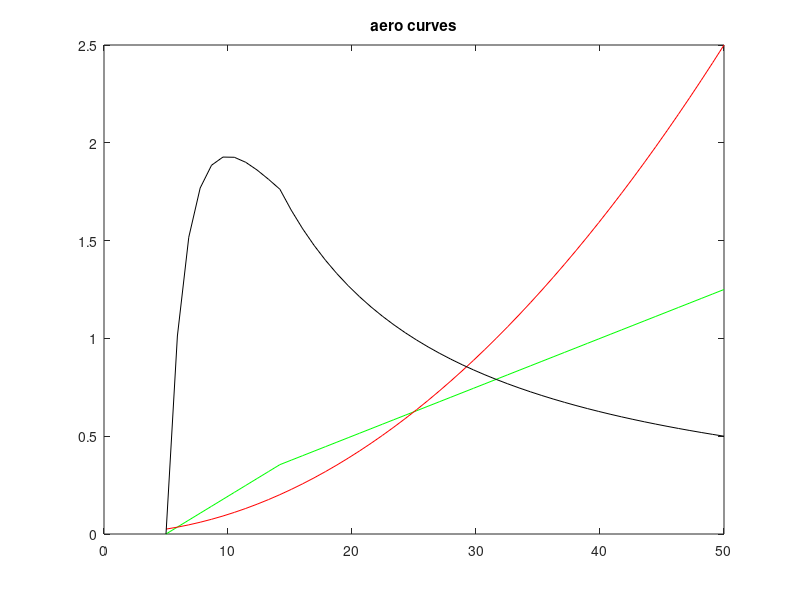
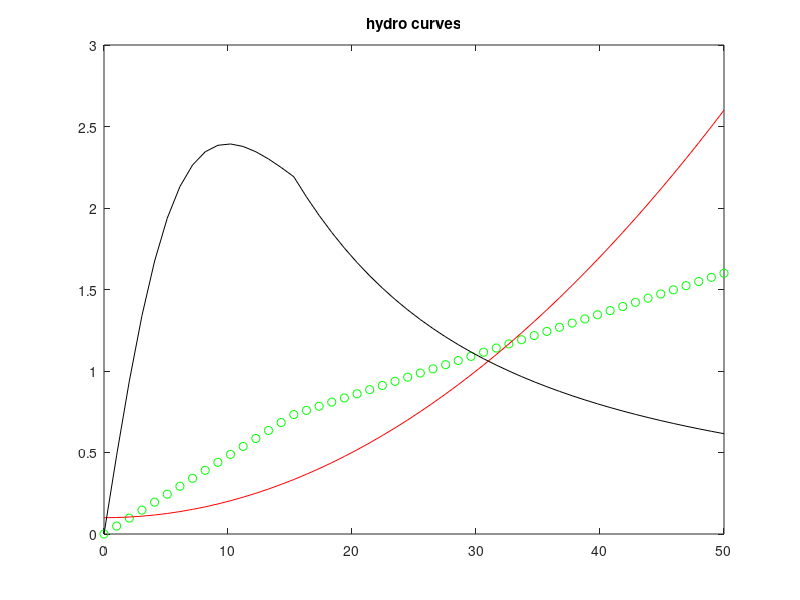

Reproduce these figures in MATLAB, in order.

% aero curves
aoa = linspace(5,50,50);
cl = zeros(1,50);
cl(11:50) = 0.025*aoa(11:50);
m = cl(11)/(aoa(11)-aoa(1));
b = -m*aoa(1);
cl(1:10) = m*aoa(1:10)+b;

cd = .001*(aoa).^2;
clcd = cl./cd;

figure(1)
plot(aoa,cl,'g',aoa,cd,'r',aoa,clcd,'k')
title('aero curves')

% foil curves
aoa = linspace(0,50,50);
cl = zeros(1,50);
cl(16:50) = 0.025*aoa(16:50)+.35;
m = cl(16)/(aoa(16)-aoa(1));
b = -m*aoa(1);
cl(1:15) = m*aoa(1:15)+b;

cd = .001*(aoa).^2+.1;
clcd = cl./cd;

figure(2)
plot(aoa,cl,'go',aoa,cd,'r',aoa,clcd,'k')
title('hydro curves')